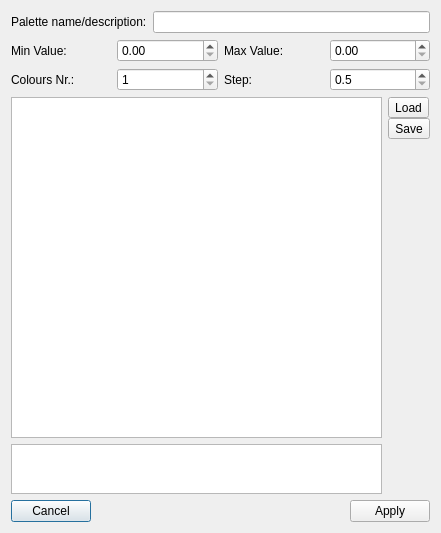
<?xml version="1.0" encoding="UTF-8"?>
<ui version="4.0">
 <class>EditPaletteDialog</class>
 <widget class="QDialog" name="EditPaletteDialog">
  <property name="geometry">
   <rect>
    <x>0</x>
    <y>0</y>
    <width>441</width>
    <height>533</height>
   </rect>
  </property>
  <property name="windowTitle">
   <string>Palette editor</string>
  </property>
  <layout class="QVBoxLayout" name="verticalLayout_3">
   <item>
    <layout class="QHBoxLayout" name="horizontalLayout_3">
     <item>
      <widget class="QLabel" name="label_5">
       <property name="text">
        <string>Palette name/description:</string>
       </property>
      </widget>
     </item>
     <item>
      <widget class="QLineEdit" name="name"/>
     </item>
    </layout>
   </item>
   <item>
    <layout class="QGridLayout" name="gridLayout">
     <item row="1" column="0">
      <widget class="QLabel" name="label">
       <property name="text">
        <string>Min Value:</string>
       </property>
      </widget>
     </item>
     <item row="1" column="1">
      <widget class="QDoubleSpinBox" name="minVal"/>
     </item>
     <item row="2" column="0">
      <widget class="QLabel" name="label_3">
       <property name="text">
        <string>Colours Nr.:</string>
       </property>
      </widget>
     </item>
     <item row="2" column="1">
      <widget class="QSpinBox" name="nrCol">
       <property name="minimum">
        <number>1</number>
       </property>
      </widget>
     </item>
     <item row="1" column="3">
      <widget class="QDoubleSpinBox" name="maxVal">
       <property name="maximum">
        <double>100000.000000000000000</double>
       </property>
      </widget>
     </item>
     <item row="2" column="3">
      <widget class="QDoubleSpinBox" name="step">
       <property name="buttonSymbols">
        <enum>QAbstractSpinBox::UpDownArrows</enum>
       </property>
       <property name="decimals">
        <number>1</number>
       </property>
       <property name="minimum">
        <double>0.500000000000000</double>
       </property>
       <property name="singleStep">
        <double>0.500000000000000</double>
       </property>
      </widget>
     </item>
     <item row="1" column="2">
      <widget class="QLabel" name="label_2">
       <property name="text">
        <string>Max Value:</string>
       </property>
      </widget>
     </item>
     <item row="2" column="2">
      <widget class="QLabel" name="label_4">
       <property name="text">
        <string>Step:</string>
       </property>
      </widget>
     </item>
    </layout>
   </item>
   <item>
    <layout class="QHBoxLayout" name="horizontalLayout_2">
     <item>
      <layout class="QVBoxLayout" name="verticalLayout_2">
       <item>
        <widget class="QTableView" name="palette">
         <attribute name="horizontalHeaderVisible">
          <bool>false</bool>
         </attribute>
         <attribute name="verticalHeaderVisible">
          <bool>false</bool>
         </attribute>
        </widget>
       </item>
       <item>
        <widget class="QTableView" name="specialPalette">
         <property name="sizePolicy">
          <sizepolicy hsizetype="Expanding" vsizetype="Minimum">
           <horstretch>0</horstretch>
           <verstretch>0</verstretch>
          </sizepolicy>
         </property>
         <property name="minimumSize">
          <size>
           <width>0</width>
           <height>50</height>
          </size>
         </property>
         <property name="maximumSize">
          <size>
           <width>16777215</width>
           <height>50</height>
          </size>
         </property>
        </widget>
       </item>
      </layout>
     </item>
     <item>
      <layout class="QVBoxLayout" name="verticalLayout">
       <property name="spacing">
        <number>0</number>
       </property>
       <item>
        <widget class="QToolButton" name="btLoad">
         <property name="text">
          <string>Load</string>
         </property>
         <property name="icon">
          <iconset resource="qtgui.qrc">
           <normaloff>:/icons/load.png</normaloff>:/icons/load.png</iconset>
         </property>
        </widget>
       </item>
       <item>
        <widget class="QToolButton" name="btSave">
         <property name="text">
          <string>Save</string>
         </property>
         <property name="icon">
          <iconset>
           <normaloff>:/icons/save</normaloff>:/icons/save</iconset>
         </property>
        </widget>
       </item>
       <item>
        <spacer name="verticalSpacer">
         <property name="orientation">
          <enum>Qt::Vertical</enum>
         </property>
         <property name="sizeHint" stdset="0">
          <size>
           <width>20</width>
           <height>40</height>
          </size>
         </property>
        </spacer>
       </item>
      </layout>
     </item>
    </layout>
   </item>
   <item>
    <layout class="QHBoxLayout" name="horizontalLayout">
     <item>
      <widget class="QPushButton" name="pushButton_2">
       <property name="text">
        <string>Cancel</string>
       </property>
      </widget>
     </item>
     <item>
      <spacer name="horizontalSpacer">
       <property name="orientation">
        <enum>Qt::Horizontal</enum>
       </property>
       <property name="sizeHint" stdset="0">
        <size>
         <width>40</width>
         <height>20</height>
        </size>
       </property>
      </spacer>
     </item>
     <item>
      <widget class="QPushButton" name="pushButton">
       <property name="text">
        <string>Apply</string>
       </property>
      </widget>
     </item>
    </layout>
   </item>
  </layout>
 </widget>
 <tabstops>
  <tabstop>name</tabstop>
  <tabstop>minVal</tabstop>
  <tabstop>maxVal</tabstop>
  <tabstop>nrCol</tabstop>
  <tabstop>step</tabstop>
  <tabstop>palette</tabstop>
  <tabstop>specialPalette</tabstop>
  <tabstop>btLoad</tabstop>
  <tabstop>btSave</tabstop>
  <tabstop>pushButton_2</tabstop>
  <tabstop>pushButton</tabstop>
 </tabstops>
 <resources>
  <include location="qtgui.qrc"/>
 </resources>
 <connections>
  <connection>
   <sender>pushButton_2</sender>
   <signal>clicked()</signal>
   <receiver>EditPaletteDialog</receiver>
   <slot>reject()</slot>
   <hints>
    <hint type="sourcelabel">
     <x>50</x>
     <y>363</y>
    </hint>
    <hint type="destinationlabel">
     <x>143</x>
     <y>385</y>
    </hint>
   </hints>
  </connection>
  <connection>
   <sender>pushButton</sender>
   <signal>clicked()</signal>
   <receiver>EditPaletteDialog</receiver>
   <slot>accept()</slot>
   <hints>
    <hint type="sourcelabel">
     <x>386</x>
     <y>362</y>
    </hint>
    <hint type="destinationlabel">
     <x>320</x>
     <y>363</y>
    </hint>
   </hints>
  </connection>
 </connections>
</ui>
